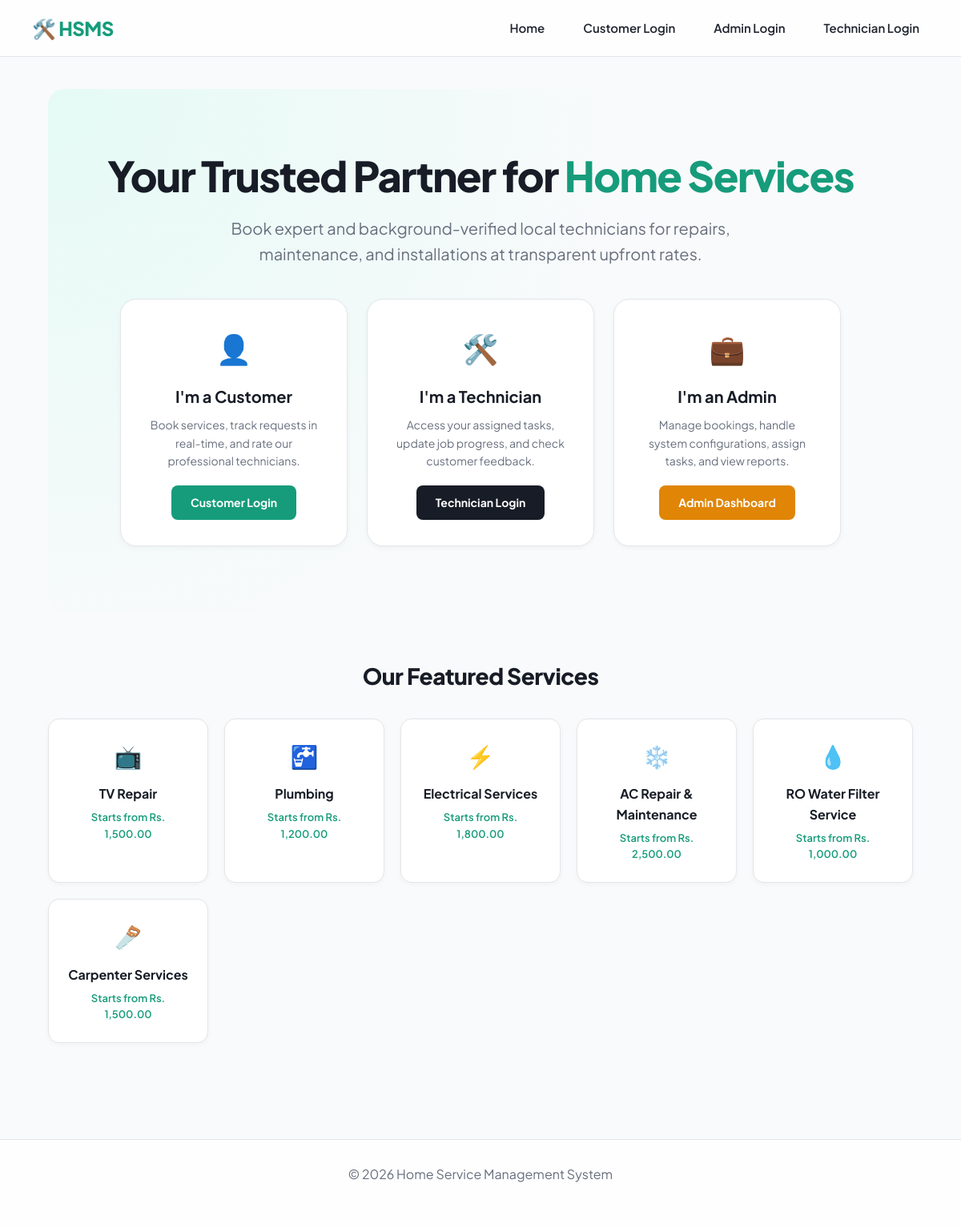
The page / on the database its author committed.
### tables this page shows
CREATE TABLE ServiceCategory (
    ServiceID INT AUTO_INCREMENT PRIMARY KEY,
    ServiceName VARCHAR(100) NOT NULL,
    Price DECIMAL(10,2) NOT NULL,
    Description TEXT
);

### index.php (the view, shortened to what this page needs)
<?php
require_once __DIR__ . '/config/db.php';
$services = $conn->query("SELECT ServiceName, Price, Description FROM ServiceCategory LIMIT 6");
?>
<!DOCTYPE html>
<html lang="en">
<head>
    <link rel="stylesheet" href="assets/css/style.css">
</head>
<body>
    <?php include __DIR__ . '/includes/header.php'; ?>
    <div class="page-container">
        <section class="hero-section">
            <h1>Your Trusted Partner for <span>Home Services</span></h1>
            <p>Book expert and background-verified local technicians for repairs, maintenance, and installations at transparent upfront rates.</p>
            <div class="cta-grid">
                <a href="customer/login.php" class="cta-card">
                    <div class="cta-icon">👤</div>
                    <h3>I'm a Customer</h3>
                    <p>Book services, track requests in real-time, and rate our professional technicians.</p>
                    <span class="cta-button">Customer Login</span>
                </a>
                <a href="technician/login.php" class="cta-card">
                    <div class="cta-icon">🛠️</div>
                    <h3>I'm a Technician</h3>
                    <p>Access your assigned tasks, update job progress, and check customer feedback.</p>
                    <span class="cta-button" style="background: var(--dark);">Technician Login</span>
                </a>
                <a href="admin/login.php" class="cta-card">
                    <div class="cta-icon">💼</div>
                    <h3>I'm an Admin</h3>
                    <p>Manage bookings, handle system configurations, assign tasks, and view reports.</p>
                    <span class="cta-button" style="background: var(--accent);">Admin Dashboard</span>
                </a>
            </div>
        </section>
        <h2 class="section-title">Our Featured Services</h2>
        <div class="category-grid">
            <?php
            $icons = [
                'TV Repair' => '📺',
                'Plumbing' => '🚰',
                'Electrical Services' => '⚡',
                'AC Repair & Maintenance' => '❄️',
                'RO Water Filter Service' => '💧',
                'Carpenter Services' => '🪚',
                'Painting' => '🎨',
                'CCTV Installation' => '📹',
                'Refrigerator Repair' => '🧊',
                'Washing Machine Repair' => '🧺'
            ];
            if ($services && $services->num_rows > 0):
                while ($row = $services->fetch_assoc()):
                    $name = $row['ServiceName'];
                    $icon = isset($icons[$name]) ? $icons[$name] : '🔧';
            ?>
                <div class="category-card">
                    <div class="category-icon"><?= $icon ?></div>
                    <div class="category-name"><?= htmlspecialchars($name) ?></div>
                    <div class="category-price">Starts from Rs. <?= number_format($row['Price'], 2) ?></div>
                </div>
            <?php
                endwhile;
            endif; ?>
        </div>
    </div>
    <?php include __DIR__ . '/includes/footer.php'; ?>
</body>
</html>

### includes/header.php (shortened to what this page needs)
<?php
$unread_notifications_count = 0;
?>
<header class="site-header">
    <a href="/index.php" class="logo">🛠️ HSMS</a>
    <nav>
        <?php if (isset($_SESSION['customer_id'])): ?>
            <a href="/customer/dashboard.php">Dashboard</a>
            <a href="/customer/book_service.php">Book Service</a>
            <a href="/customer/track_service.php">My Requests</a>
            <a href="/notifications.php">🔔 (<?= $unread_notifications_count ?>)</a>
            <a href="/logout.php" class="logout-btn">Logout (<?= htmlspecialchars($_SESSION['customer_name']) ?>)</a>
        <?php elseif (isset($_SESSION['employee_id'])): ?>
            <a href="/technician/dashboard.php">My Jobs</a>
            <a href="/notifications.php">🔔 (<?= $unread_notifications_count ?>)</a>
            <a href="/logout.php" class="logout-btn">Logout (<?= htmlspecialchars($_SESSION['employee_name']) ?>)</a>
        <?php else: ?>
            <a href="/index.php">Home</a>
            <a href="/customer/login.php">Customer Login</a>
            <a href="/admin/login.php">Admin Login</a>
            <a href="/technician/login.php">Technician Login</a>
        <?php endif; ?>
    </nav>
</header>

### includes/footer.php
<footer class="site-footer">
    <p>&copy; <?= date('Y') ?> Home Service Management System</p>
</footer>

### rows shown on the page
servicecategory: ServiceName "📺", ServiceName "TV Repair", Price "1,500.00"
servicecategory: ServiceName "🚰", ServiceName "Plumbing", Price "1,200.00"
servicecategory: ServiceName "⚡", ServiceName "Electrical Services", Price "1,800.00"
servicecategory: ServiceName "❄️", ServiceName "AC Repair & Maintenance", Price "2,500.00"
servicecategory: ServiceName "💧", ServiceName "RO Water Filter Service", Price "1,000.00"
servicecategory: ServiceName "🪚", ServiceName "Carpenter Services", Price "1,500.00"
